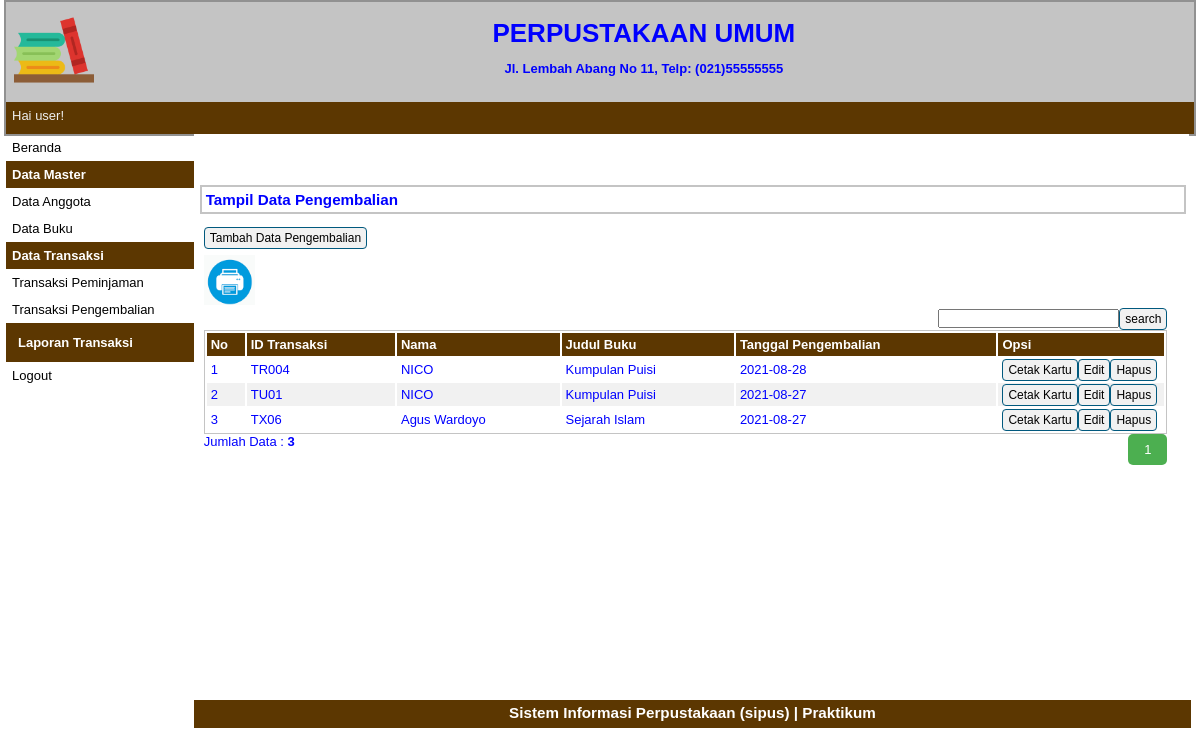
Page /index.php?p=transaksi-pengembalian (signed in) on the committed database.
### tables this page shows
CREATE TABLE `tbtransaksi` (
  `idtransaksi` varchar(5) NOT NULL,
  `idanggota` varchar(5) NOT NULL,
  `idbuku` varchar(5) NOT NULL,
  `tglpinjam` date NOT NULL,
  `tglkembali` date NOT NULL
);

CREATE TABLE `tbanggota` (
  `idanggota` varchar(5) NOT NULL,
  `nama` varchar(30) NOT NULL,
  `jeniskelamin` varchar(10) NOT NULL,
  `alamat` varchar(40) NOT NULL,
  `foto` varchar(255) NOT NULL,
  `status` varchar(20) NOT NULL
);

CREATE TABLE `tbbuku` (
  `idbuku` varchar(5) NOT NULL,
  `judulbuku` varchar(50) NOT NULL,
  `kategori` varchar(50) NOT NULL,
  `pengarang` varchar(40) NOT NULL,
  `penerbit` varchar(40) NOT NULL,
  `status` varchar(10) NOT NULL
);

### pages/transaksi-pengembalian.php (the view, shortened to what this page needs)
<div id="label-page"><h3>Tampil Data Pengembalian</h3></div>
<div id="content">
	<p id="tombol-tambah-container"><a href="index.php?p=pengembalian-input" class="tombol">Tambah Data Pengembalian</a></p>
		<a target="_blank" href="pages/cetak-pengembalian.php"><img src="print.png" height="50px" height="50px"></a>
		<FORM CLASS="form-inline" METHOD="POST">
			<div align="right"><form method=post><input type="text" name="pencarian"><input type="submit" name="search" value="search" class="tombol"></form>
			</FORM>
		<table id="tabel-tampil">
			<tr>
				<th id="label-tampil-no">No</th>
				<th>ID Transaksi</th>
				<th>Nama</th>
				<th>Judul Buku</th>
				<th>Tanggal Pengembalian</th>
				<th id="label-opsi">Opsi</th>
			</tr>
			<?php
			$batas = 5;
			extract($_GET);
			if(empty($hal)){
				$posisi = 0;
				$hal = 1;
				$nomor = 1;
			}
			else {
				$posisi = ($hal - 1) * $batas;
				$nomor = $posisi+1;
			}
			if($_SERVER['REQUEST_METHOD'] == "POST"){
				$pencarian = trim(mysqli_real_escape_string($db, $_POST['pencarian']));
				if($pencarian != ""){
					$sql = "SELECT tr.idtransaksi, tag.nama, tb.judulbuku, tr.tglpinjam, tr.tglkembali FROM tbtransaksi tr INNER JOIN tbanggota tag ON tr.idanggota = tag.idanggota INNER JOIN tbbuku tb ON tr.idbuku = tb.idbuku WHERE tr.idtransaksi LIKE '%$pencarian%' OR tag.nama LIKE '%$pencarian%' OR
						tb.judulbuku LIKE '%$pencarian%'";
					$query = $sql;
					$queryJml = $sql;
				}
				else {
					$query = "SELECT tr.idtransaksi, tag.nama, tb.judulbuku, tr.tglpinjam, tr.tglkembali FROM tbtransaksi tr INNER JOIN tbanggota tag ON tr.idanggota = tag.idanggota INNER JOIN tbbuku tb ON tr.idbuku = tb.idbuku LIMIT $posisi, $batas";
					$queryJml = "SELECT tr.idtransaksi, tag.nama, tb.judulbuku, tr.tglpinjam, tr.tglkembali FROM tbtransaksi tr INNER JOIN tbanggota tag ON tr.idanggota = tag.idanggota INNER JOIN tbbuku tb ON tr.idbuku = tb.idbuku ";
					$no = $posisi * 1;
				}
			}
			else {
				$query = "SELECT tr.idtransaksi, tag.nama, tb.judulbuku, tr.tglpinjam, tr.tglkembali FROM tbtransaksi tr INNER JOIN tbanggota tag ON tr.idanggota = tag.idanggota INNER JOIN tbbuku tb ON tr.idbuku = tb.idbuku LIMIT $posisi, $batas";
				$queryJml = "SELECT tr.idtransaksi, tag.nama, tb.judulbuku, tr.tglpinjam, tr.tglkembali FROM tbtransaksi tr INNER JOIN tbanggota tag ON tr.idanggota = tag.idanggota INNER JOIN tbbuku tb ON tr.idbuku = tb.idbuku ";
			}
			$q_tampil_peminjaman = mysqli_query($db, $query);
			if(mysqli_num_rows($q_tampil_peminjaman)>0)
			{
				while($r_tampil_pengembalian=mysqli_fetch_array($q_tampil_peminjaman)){
					?>
					<tr>
						<td><?php echo $nomor; ?></td>
						<td><?php echo $r_tampil_pengembalian['idtransaksi']; ?></td>
						<td><?php echo $r_tampil_pengembalian['nama']; ?></td>
						<td><?php echo $r_tampil_pengembalian['judulbuku']; ?></td>
						<td><?php echo $r_tampil_pengembalian['tglkembali']; ?></td>
						<td>
							<div class="tombol-opsi-container"><a target="_blank" href="pages/cetak_kartu_pengembalian.php?id=<?php echo $r_tampil_pengembalian['idtransaksi'];?>" class="tombol">Cetak Kartu</a></div>
							<div class="tombol-opsi-container"><a href="index.php?p=pengembalian-edit&id=<?php echo $r_tampil_pengembalian['idtransaksi'];?>" class="tombol">Edit</a></div>
							<div class="tombol-opsi-container"><a href="proses/pengembalian-hapus.php?id=<?php echo $r_tampil_pengembalian['idtransaksi']; ?>" onclick = "return confirm ('Apakah Anda Yakin Akan Menghapus Data Ini?')" class="tombol">Hapus</a></div>
						</td>
					</tr>
					<?php $nomor++; }
				}
				else {
					echo "<tr><td colspan=6>Data Tidak Ditemukan</td></tr>";
				}?>
			</table>
			<?php
			if(isset($_POST['pencarian'])){
				if($_POST['pencarian']!=''){
					echo "<div style=\"float:left;\">";
					$jml = mysqli_num_rows(mysqli_query($db, $queryJml));
					echo "Data Hasil Pencarian: <b>$jml</b>";
					echo "</div>";
				}
			}
			else{ ?>
			<div style="float: left;">
				<?php
				$jml = mysqli_num_rows(mysqli_query($db, $queryJml));
				echo "Jumlah Data : <b>$jml</b>";
				?>
			</div>
			<div class="pagination">
				<?php
				$jml_hal = ceil($jml/$batas);
				for($i=1; $i<=$jml_hal; $i++){
					if($i != $hal){
						echo "<a href=\"?p=transaksi-pengembalian&hal=$i\">$i</a>";
					}
					else {
						echo "<a class=\"active\">$i</a>";
					}
				}
				?>
			</div>
			<?php
		}
		?>
	</div>

### style.css (style rules this page uses)
* { margin:0px; padding:0px }
body { font-family:sans-serif; font-size:13px; color:blue; }
.pagination { display: inline-block; }
.pagination a { color: black; float: left; padding: 8px 16px; text-decoration: none; }
.pagination a.active { background-color: #4CAF50; color: white; border-radius: 5px; }
#label-page { margin-top:6px; margin-bottom:6px; margin-left:6px; border:2px solid #C4C4C4; padding:4px; width:97.9%; }
#content { float:left; width:96.8%; min-height:454px; background-image : border:2px solid #C4C4C4; padding:10px; margin-bottom:6px; }
.tombol { border-radius:4px; font-size:12px; text-decoration:none; background-color:#F1F1F1; padding-top:3px; padding-bottom:3px; padding-left:5px; padding-right:5px; border:1px solid #01597E; color:black; }
#tombol-tambah-container { margin-bottom:10px; }
#tabel-tampil { border:1px solid #C4C4C4; width:100%; }
#tabel-tampil tr:nth-child(odd) { background-color:#F1F1F1; }
#tabel-tampil tr th { background-color:#5C3701; color:#FFFFFF; padding:4px; text-align:left; }
#tabel-tampil td { padding:4px; }
#label-tampil-no { width:30px; }
#label-opsi { width:158px; font-weight:bold; }
.tombol-opsi-container { float:left; }

### rows in the picture
tbtransaksi: idtransaksi "TR004", idanggota.nama "NICO", idbuku.judulbuku "Kumpulan Puisi", tglkembali "2021-08-28"
tbtransaksi: idtransaksi "TU01", idanggota.nama "NICO", idbuku.judulbuku "Kumpulan Puisi", tglkembali "2021-08-27"
tbtransaksi: idtransaksi "TX06", idanggota.nama "Agus Wardoyo", idbuku.judulbuku "Sejarah Islam", tglkembali "2021-08-27"

### other values in the picture
$_SESSION['sesi'] "user"
$jml "3"
